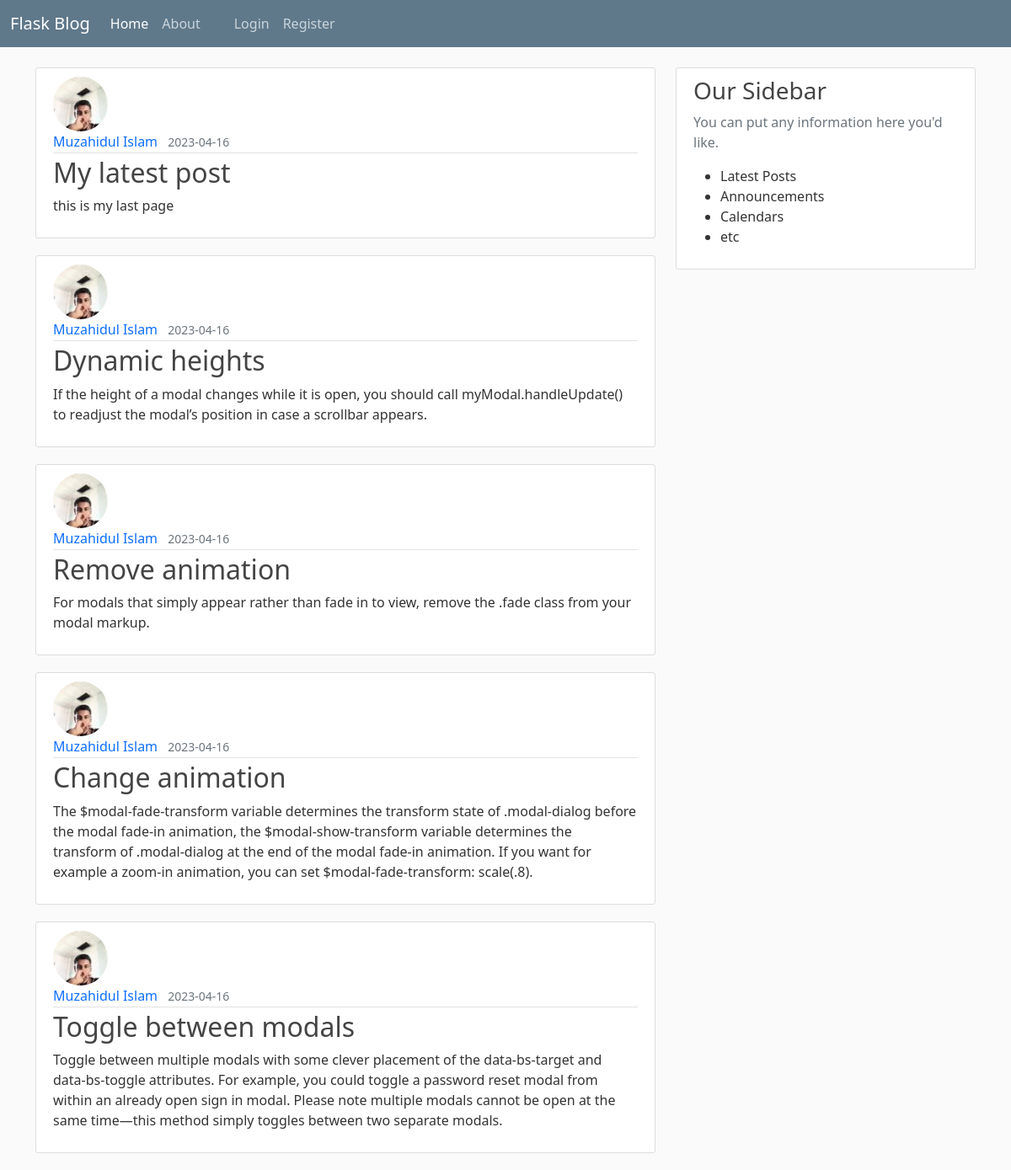
Page /home on the earlier database version.
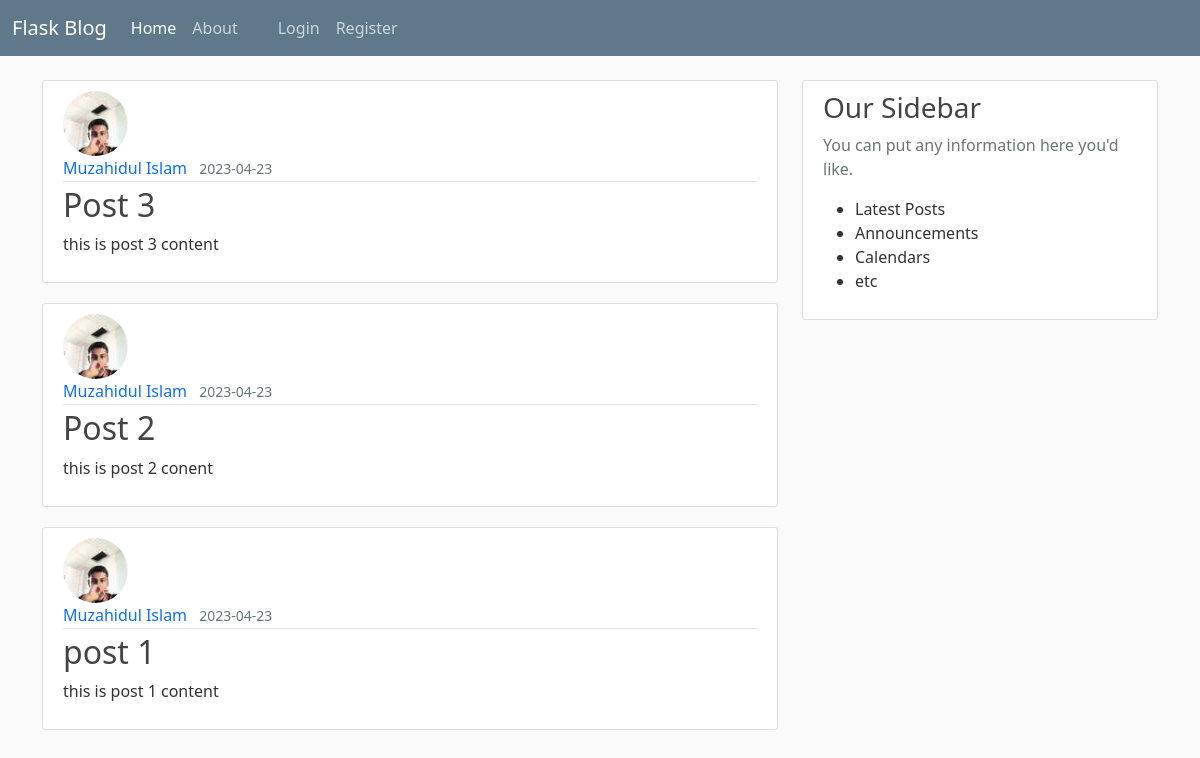
Same page on the later database version.
### flaskblog/models.py (models this page shows, shortened)
class Post(db.Model):
    id = db.Column(db.Integer,primary_key=True)
    title = db.Column(db.String(100), nullable=False)
    date_posted  = db.Column(db.DateTime, nullable=False , default = datetime.utcnow)
    content = db.Column(db.String(1000), nullable = False)
    user_id = db.Column(db.Integer, db.ForeignKey('user.id'), nullable = False)

class User(db.Model, UserMixin):
    id = db.Column(db.Integer,primary_key=True)
    username = db.Column(db.String(20),unique=True,nullable=False)
    email = db.Column(db.String(120),unique=True,nullable=False)
    image_file = db.Column(db.String(20),nullable=False, default = 'default.jpg')
    password = db.Column(db.String(60),nullable=False)
    posts = db.relationship('Post', backref='author',lazy=True)

### flaskblog/routes.py (the view)
@app.route("/")
@app.route("/home")#this is second route to go home page
def home():
    page = request.args.get('page',1, type=int)
    posts = Post.query.order_by(Post.date_posted.desc()).paginate(page=page, per_page=5)
    return render_template('home.html', posts = posts, title = 'Home') #sending arguments

### flaskblog/templates/home.html
{% extends "layout.html" %}
{% block content%}
    {% for post in posts %}
        <article class="media content-section">
            <img class="rounded-circle article-img" src="{{url_for('static', filename='profilePic/' + post.author.image_file)}}" alt="">
            <div class="media-body">
                <div class="article-metadata">
                    <a class="me-2" href="#">{{post.author.username}}</a>
                    <small class="text-muted">{{post.date_posted.strftime('%Y-%m-%d')}}</small>
                </div>
                <h2><a class="article-title" href="{{url_for('post', post_id=post.id)}}">{{post.title}}</a></h2>
                <p>{{post.content}}</p>
            </div>
        </article>
    {% endfor%}
{% endblock content%}

### flaskblog/templates/layout.html (shortened to what this page needs)
<!DOCTYPE html>
<html lang="en">
<head>
    <link href="https://cdn.jsdelivr.net/npm/bootstrap@5.0.2/dist/css/bootstrap.min.css" rel="stylesheet">
    <link rel="stylesheet" href="{{ url_for('static', filename='main.css' ) }}">
</head>
<body>
   <header class="site-header">
    <nav class="navbar navbar-expand-md navbar-dark bg-steel fixed-top">
        <div class="container-fluid">
          <a class="navbar-brand" href="#">Flask Blog</a>
          <div class="collapse navbar-collapse" id="navbarNav">
            <ul class="navbar-nav me-4">
              <li class="nav-item">
                <a class="nav-link active" aria-current="page" href="{{url_for('home')}}">Home</a>
              </li>
              <li class="nav-item">
                <a class="nav-link" href="{{url_for('about')}}">About</a>
              </li>
            </ul>
            <div class="navbar-nav">
                {% if current_user.is_authenticated %}
                  <a class="nav-item nav-link" href="{{url_for('new_post')}}">New Post</a>
                  <a class="nav-item nav-link" href="{{url_for('account')}}">Account</a>
                  <a class="nav-item nav-link" href="{{url_for('logout')}}">Logout</a>
                {% else %}
                  <a class="nav-item nav-link" href="{{url_for('login')}}">Login</a>
                  <a class="nav-item nav-link" href="{{url_for('register')}}">Register</a>
                {% endif %}
            </div>
          </div>
        </div>
      </nav>
   </header>
   <main role="main" class="container">
    <div class="row">
        <div class="col-md-8">
            {% block content %} {% endblock %}
        </div>
        <div class="col-md-4">
            <div class="content-section">
                <h3>Our Sidebar</h3>
                <p class="text-muted">You can put any information here you'd like.</p>
                <ul>
                    <li>Latest Posts</li>
                    <li>Announcements</li>
                    <li>Calendars</li>
                    <li>etc</li>
                </ul>
            </div>
        </div>
    </div>
   </main>
</body>
</html>

### flaskblog/static/main.css (style rules this page uses)
body { background: #fafafa; color: #333333; margin-top: 5rem; }
h1,h2,h3,h4,h5,h6 { color: #444444; }
.bg-steel { background-color: #5f788a; }
.site-header .navbar-nav .nav-link { color: #cbd5db; }
.content-section { background: #ffffff; padding: 10px 20px; border: 1px solid #dddddd; border-radius: 3px; margin-bottom: 20px; }
.article-title { color: #444444; }
.article-img { height: 65px; width: 65px; margin-right: 16px; }
.article-metadata { padding-bottom: 1px; margin-bottom: 4px; border-bottom: 1px solid #e3e3e3; }
a { text-decoration: none; }

Differences in the rows shown:
removed Post: image_file (picture), author.username "Muzahidul Islam", date_posted "2023-04-16", title "My latest post", content "this is my last page"
removed Post: image_file (picture), author.username "Muzahidul Islam", date_posted "2023-04-16", title "Dynamic heights", content "If the height of a modal changes while it is open, you should call myModal.handleUpdate() to readjust the modal’s position in case a scrollbar appears."
removed Post: image_file (picture), author.username "Muzahidul Islam", date_posted "2023-04-16", title "Remove animation", content "For modals that simply appear rather than fade in to view, remove the .fade class from your modal markup."
removed Post: image_file (picture), author.username "Muzahidul Islam", date_posted "2023-04-16", title "Change animation", content "The $modal-fade-transform variable determines the transform state of .modal-dialog before the modal fade-in animation, the $modal-show-transform variable determines the transform of .modal-dialog at the end of the modal fade-in animation. If you want for example a zoom-in animation, you can set $modal-fade-transform: scale(.8)."
removed Post: image_file (picture), author.username "Muzahidul Islam", date_posted "2023-04-16", title "Toggle between modals", content "Toggle between multiple modals with some clever placement of the data-bs-target and data-bs-toggle attributes. For example, you could toggle a password reset modal from within an already open sign in modal. Please note multiple modals cannot be open at the same time—this method simply toggles between two separate modals."
now on this page (row edited): Post: image_file (picture), author.username "Muzahidul Islam", date_posted "2023-04-23", title "Post 3", content "this is post 3 content"
now on this page (row edited): Post: image_file (picture), author.username "Muzahidul Islam", date_posted "2023-04-23", title "Post 2", content "this is post 2 conent"
now on this page (row edited): Post: image_file (picture), author.username "Muzahidul Islam", date_posted "2023-04-23", title "post 1", content "this is post 1 content"
